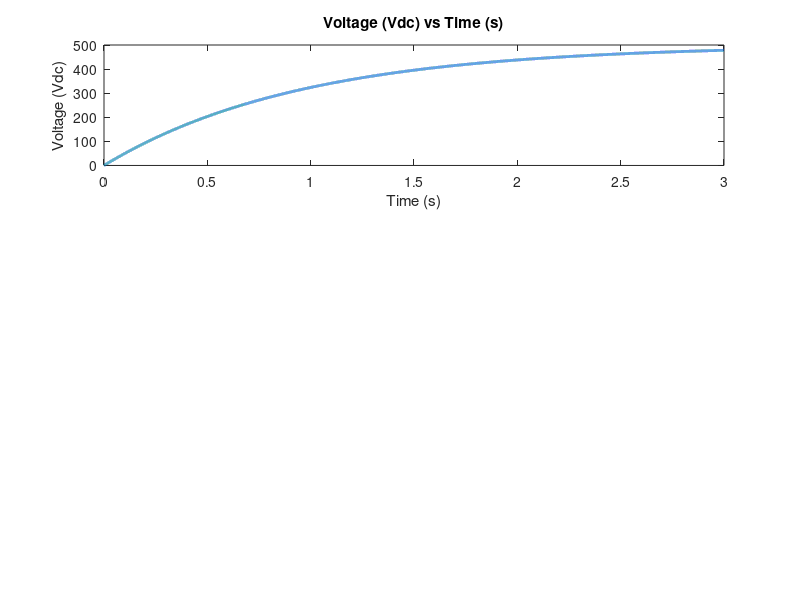

Write the MATLAB code that produced this figure. (Note: this script raises an error after producing the figure.)
% CAR PARAMS
v_s = 500; % Max pack voltage
r_p = 4700; % Precharge resistance
c_ts = 204E-6; % TS bus capacitance (mostly the MC)

% CALC SETTINGS
p_ratio = 0.9;

% Initialize timescale
t = [0:0.0001:3];
RC = r_p * c_ts; % RC constant

% Bus voltage
v = v_s * (1 - exp(-t/RC));
subplot(3,1,1);
plot(t, v, 'LineWidth', 2.0);
title('Voltage (Vdc) vs Time (s)');
xlabel('Time (s)');
ylabel('Voltage (Vdc)');
% Find precharge complete
x = 1;
while(v(x) < p_ratio * v_s)
	x = x + 1;
end
yline(p_ratio * v_s,'-','Threshold', 'LineWidth', 1.5, 'LabelVerticalAlignment', 'bottom');
xline(t(x), 'LineWidth', 1.5);
fprintf('Precharge time (%.2f): %.2f seconds\n', p_ratio * v_s, t(x));

% Current
i = (v_s - v) / r_p;
subplot(3,1,2);
plot(t, i, 'LineWidth', 2.0);
title('Current (Idc) vs Time (s)');
xlabel('Time (s)');
ylabel('Current (Idc)');
% Find average current
i_avg = mean(i);
yline(i_avg,'-','Average', 'LineWidth', 1.5);
fprintf('Precharge current (average): %.3f A\n', i_avg);

% Power
p = i.^2 * r_p;
subplot(3,1,3);
plot(t, p, 'LineWidth', 2.0);
title('Power (W) vs Time (s)');
xlabel('Time (s)');
ylabel('Power (W)');
% Find average power
p_avg = mean(p);
yline(p_avg,'-','Average', 'LineWidth', 1.5);
fprintf('Precharge power (average): %.2f W\n', p_avg);